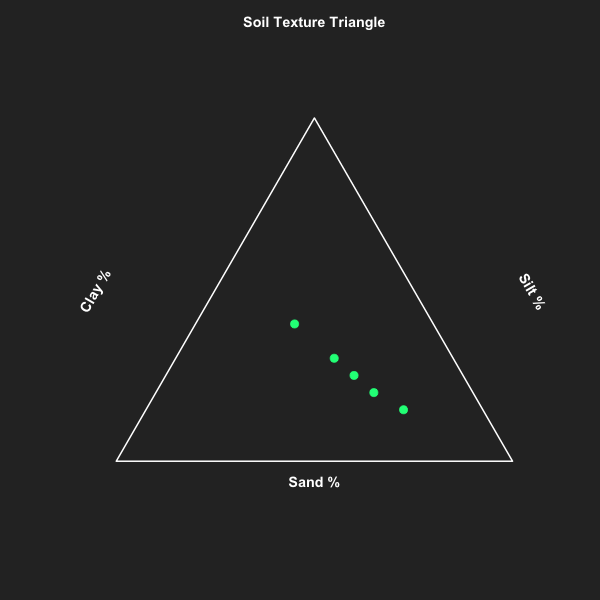

Write R code to recreate this figure.
#!/usr/bin/env Rscript
# Quick test to verify texture triangle rendering works

library(ggplot2)

# Test data
test_data <- data.frame(
    Sample_ID = c("S1", "S2", "S3", "S4", "S5"),
    Clay = c(20, 30, 15, 40, 25),
    Sand = c(50, 40, 60, 30, 45),
    Silt = c(30, 30, 25, 30, 30)
)

cat("Testing texture triangle rendering...\n")
cat("Test data:\n")
print(test_data)

# Test if ggtern is available
if (requireNamespace("ggtern", quietly = TRUE)) {
    cat("\n✓ ggtern is available - will use professional ternary plot\n")
    library(ggtern)

    p <- ggplot(test_data, aes(x = Sand, y = Clay, z = Silt)) +
        geom_point(alpha = 0.6, size = 3, color = "#00ff88") +
        theme_bw() +
        theme_showarrows() +
        labs(
            title = "USDA Soil Texture Classification",
            x = "Sand %",
            y = "Clay %",
            z = "Silt %"
        )

    # Save test plot
    ggsave("test_texture_triangle.png", p, width = 6, height = 6, dpi = 150)
    cat("✓ Test plot saved to test_texture_triangle.png\n")
} else {
    cat("\n⚠ ggtern not available - will use base R fallback\n")

    # Test base R version
    png("test_texture_triangle.png", width = 600, height = 600)
    par(mar = c(4, 4, 3, 2), bg = "#2d2d2d")

    plot(c(0, 100, 50, 0), c(0, 0, 86.6, 0),
        type = "l", col = "white", lwd = 2,
        xlim = c(-10, 110), ylim = c(-10, 95),
        xlab = "", ylab = "", axes = FALSE, asp = 1,
        main = "Soil Texture Triangle", col.main = "white"
    )

    for (i in 1:nrow(test_data)) {
        clay <- test_data$Clay[i]
        sand <- test_data$Sand[i]
        x <- 50 - (clay * 0.5) + (sand * 0.5)
        y <- clay * 0.866
        points(x, y, pch = 19, col = "#00ff88", cex = 1.5)
    }

    text(50, -5, "Sand %", col = "white", cex = 1.2, font = 2)
    text(-5, 43, "Clay %", col = "white", cex = 1.2, font = 2, srt = 60)
    text(105, 43, "Silt %", col = "white", cex = 1.2, font = 2, srt = -60)

    dev.off()
    cat("✓ Test plot saved to test_texture_triangle.png (base R version)\n")
}

cat("\n✓ Texture triangle test completed successfully!\n")
